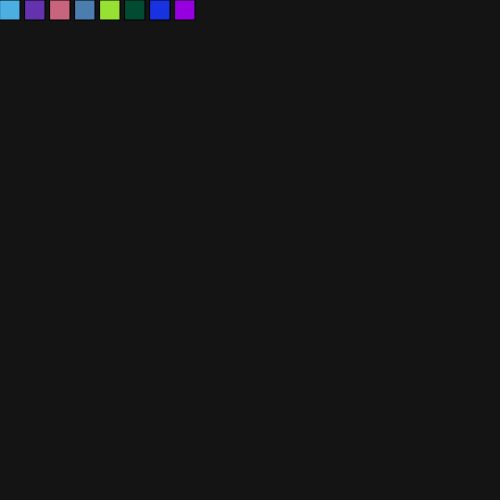
Frame 1 (no input)
Frame 60 (no input): identical to frame 1, image omitted
Frame 120 (the mouse pressed at the canvas centre since frame 60): identical to frame 1, image omitted

The p5.js sketch that drew this single still picture (run headless with seeded random() and noise() and a simulated clock; from frame 60 on, the mouse is pressed at the canvas centre):

// p5.js sketch
// ── sketch.js



// 8 x 3 array (2D array)
// 8 rows, 3 columns
twoDarr = [ [3, 7, 9] ,
            [4, 2, 7] ,
            [8, 4, 5] ,
            [3, 5, 7] ,
            [6, 9, 2] ,
            [0, 3, 2] ,
            [1, 2, 9] ,
            [6, 0, 9] ];


function setup() {
  createCanvas(500,500);
  background(20);
  fill(255);
  console.log(twoDarr[0][0]);

  for (let i = 0; i < twoDarr.length; i++) {
    fill(twoDarr[i][0]*25,twoDarr[i][1]*25,twoDarr[i][2]*25);
    rect(i*25,0,20,20);
    
  }
}

function draw() {

}
